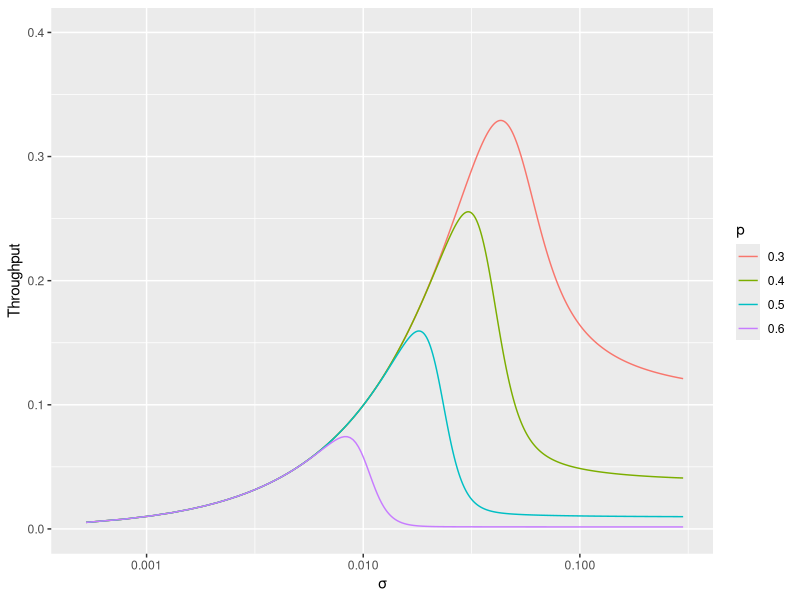
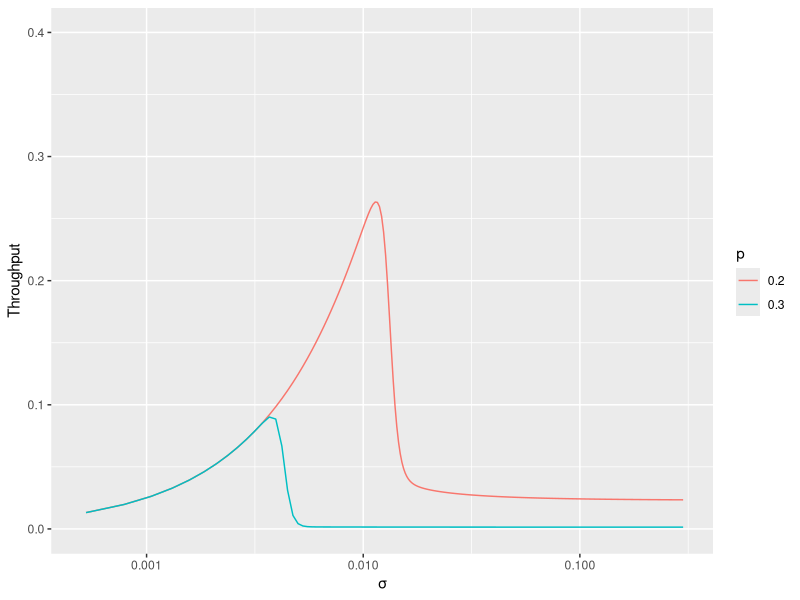

These charts were generated, in order, by the following R code:
require(ggplot2)
require(pracma)

aloha_theoretical <- function(n, prob_backlogged, prob_thinking) {
  mat <- matrix(ncol = n + 1, nrow = n + 1)

  for (i in 0:n) {
    for (j in 0:n) {
      if (j < i - 1) mat[i + 1, j + 1] <- 0
      if (j == i - 1) {
        mat[i + 1, j + 1] <- i * prob_backlogged * (1 - prob_backlogged)^(i - 1) * (1 - prob_thinking)^(n - i)
      }
      if (j == i) {
        mat[i + 1, j + 1] <- (1 - prob_thinking)^(n - i) *
          (1 - i * prob_backlogged * (1 - prob_backlogged)^(i - 1)) +
          (n - i) * prob_thinking * (1 - prob_thinking)^(n - i - 1) * (1 - prob_backlogged)^i
      }
      if (j == i + 1) {
        mat[i + 1, j + 1] <- (n - i) * prob_thinking * (1 - prob_thinking)^(n - i - 1) * (1 - (1 - prob_backlogged)^i)
      }
      if (j > i + 1) mat[i + 1, j + 1] <- choose(n - i, j - i) * prob_thinking^(j - i) * (1 - prob_thinking)^(n - j)
    }
  }

  e <- matrix(rep(1, len = (n + 1)^2), nrow = n + 1)
  i <- diag(n + 1)
  e <- c(rep(1, n + 1))

  pi_vec <- e %*% solve(mat + e - i)

  cth <- vector(length = n + 1)
  for (i in 0:n) {
    cth[i + 1] <- (1 - prob_backlogged)^i * (n - i) * prob_thinking * (1 - prob_thinking)^(n - i - 1) +
      i * prob_backlogged * (1 - prob_backlogged)^(i - 1) * (1 - prob_thinking)^(n - i)
  }

  throughput_theoretical <- sum(pi_vec * cth)

  return(throughput_theoretical)
}

create_graph <- function(slots_len, probs_thinking, probs_backlogged, output_file) {
  throughput <- lapply(probs_backlogged, function(prob_backlogged) {
    sapply(probs_thinking, function(prob_thinking) aloha_theoretical(slots_len, prob_backlogged, prob_thinking))
  })
  prob_names <- lapply(probs_backlogged, function(prob) rep(as.character(prob), length(probs_thinking)))

  throughput_data <- data.frame(
    x = probs_thinking,
    y = unlist(throughput),
    p = unlist(prob_names)
  )
  plot <- ggplot(throughput_data) +
    geom_line(aes(.data$x, .data$y, color = .data$p)) +
    scale_x_log10(limit = c(0.0005, 0.3)) +
    ylim(0.0, 0.4) +
    xlab("σ") +
    ylab("Throughput")

  ggsave(plot, file = output_file, device = "svg")
}

set.seed(0)
pdf(NULL)
create_graph(10, logseq(1 + 1e-7, 1.3, 1000) - 1, c(0.3, 0.4, 0.5, 0.6), "output/3a-aloha10.svg")
create_graph(25, logseq(1 + 1e-7, 1.3, 1000) - 1, c(0.2, 0.3), "output/3a-aloha25.svg")
